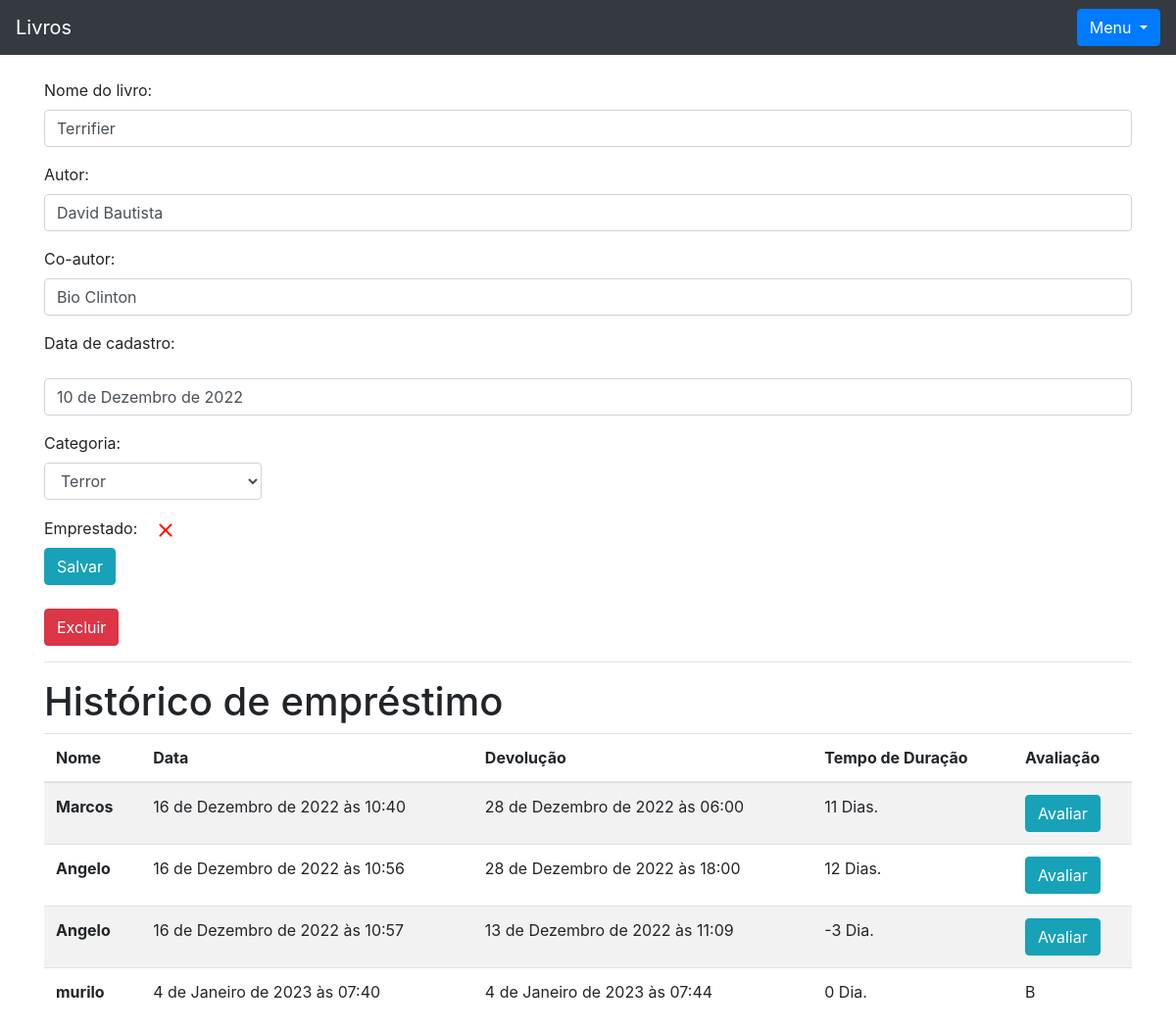
The app's page /livro/ver_livro/5 (signed in) with its own data.
### livro/models.py (models this page shows, shortened)
class Livros(models.Model):
    nome = models.CharField(max_length=100)
    autor = models.CharField(max_length=100)
    co_autor = models.CharField(max_length=100, blank=True, null=True)
    data_cadastro = models.DateField(default=date.today)
    emprestado = models.BooleanField(default=False)
    categoria = models.ForeignKey(Categoria, on_delete=models.DO_NOTHING)
    usuario = models.ForeignKey(Usuario, on_delete=models.DO_NOTHING)
    class Meta:
        verbose_name = 'Livro'

class Emprestimo(models.Model):
    choices_avaliacao = (
        ('P', 'Pessimo'),
        ('R', 'Ruim'),
        ('B', 'Bom'),
        ('M', 'Muito Bom'),
        ('O', 'Otimo')
    )
    nome_emprestado = models.ForeignKey(Usuario, on_delete=models.DO_NOTHING, blank=True, null=True)
    nome_emprestado_anonimo = models.CharField(max_length=100, blank=True, null=True)
    data_emprestimo = models.DateTimeField(default=datetime.datetime.now())
    data_devolucao = models.DateTimeField(blank=True, null=True)
    livro = models.ForeignKey(Livros, on_delete=models.DO_NOTHING)
    avaliacao = models.CharField(choices=choices_avaliacao, max_length=1, null=True, blank=True)

### usuarios/models.py (models this page shows)
class Usuario(models.Model):
    nome = models.CharField(max_length=100)
    email = models.EmailField()
    senha = models.CharField(max_length=64)
    def __str__(self) -> str:
        return self.nome

### livro/views.py (the view)
# urls.py: path('ver_livro/<int:id>', views.ver_livro, name='ver_livro'),
def ver_livro(request, id):
    if request.session.get('usuario'):
        livro = Livros.objects.get(id=id)
        if request.session.get('usuario') == livro.usuario.id:
            usuario = Usuario.objects.get(id=request.session['usuario'])
            categorias = Categoria.objects.filter(usuario_id = request.session.get('usuario'))
            emprestimos = Emprestimo.objects.filter(livro = livro)
            form = LivrosForm()
            form_categoria = CategoriaLivro()
            form.fields['usuario'].initial = request.session['usuario']
            form.fields['categoria'].queryset = Categoria.objects.filter(usuario = usuario)
            usuarios = Usuario.objects.all()
            livros_emprestar = Livros.objects.filter(usuario = usuario).filter(emprestado = False)
            livros_emprestados = Livros.objects.filter(usuario = usuario).filter(emprestado = True)
            return render(request, 'ver_livro.html', {'livro':livro, 'categorias':categorias, 'emprestimos':emprestimos,
            'usuario_logado':request.session.get('usuario'), 'form':form, 'categoria_form':form_categoria, 'usuarios':usuarios, 'livros_emprestar':livros_emprestar, 'livros_emprestados':livros_emprestados})
        else:
            return HttpResponse('Esse livro não te pertence')
    else:
        return redirect('/auth/login/?status=2')

### livro/forms.py
class LivrosForm(forms.ModelForm):
    class Meta:
        model = Livros
        fields = '__all__'
    def __init__(self, *args, **kwargs):
        super().__init__(*args, **kwargs)
        self.fields['usuario'].widget = forms.HiddenInput()

class CategoriaLivro(forms.Form):
    nome = forms.CharField(max_length=30)
    descricao = forms.CharField(max_length=100)
    def __init__(self, *args, **kwargs):
        super().__init__(*args, **kwargs)
        self.fields['descricao'].widget = forms.Textarea()

### livro/models.py (called while the page is built)
    def __str__(self) -> str:
        return self.nome

### livro/templatetags/filtros.py (called while the page is built)
@register.filter
def mostra_tempo(val1, val2):
    if isinstance(val1, datetime) and isinstance(val2, datetime):
        dias = (val1 - val2).days
        if dias > 1:
            return f'{(val1 - val2).days} Dias.'
        return f'{(val1 - val2).days} Dia.'
    return "Ainda não foi devolvido"

### livro/templates/ver_livro.html (shortened to what this page needs)
{% extends 'base.html' %}
{% load filtros %}
{% block conteudo %}
    <div class="container">
        <br>
        <form action="{% url 'alterar_livro' %}" method="POST">
            <p>
                <label>Nome do livro:</label>
                <input class="form-control" value="{{livro.nome}}" type="text" name="nome_livro">
            </p>
            <p>
                <label>Autor:</label>
                <input class="form-control" value="{{livro.autor}}" type="text" name="autor_livro">
            </p>
            <p>
                <label>Co-autor:</label>
                <input class="form-control" value="{{livro.co_autor}}" type="text" name="co_autor_livro">
            </p>
            <p>
                <label>Data de cadastro:</label>
                <p class="form-control">{{livro.data_cadastro}}</p>
            </p>
            <p>
                <label>Categoria:&nbsp;&nbsp;</label>
                <select name="categoria" class="form-control" style="width: 20%;">
                    {% for categoria in categorias %}
                        {% if livro.categoria == categoria %}
                            <option selected value="{{categoria.id}}">{{categoria}}</option>
                        {% else %}
                            <option value="{{categoria.id}}">{{categoria}}</option>
                        {% endif %}
                    {% endfor %}
                </select>
            </p>
            <label>Emprestado:&nbsp;&nbsp;</label>
            <br>
            <input type="submit" value="Salvar" class="btn btn-info">
        </form>
        <br>
        <a><button type="button" data-toggle="modal" data-target="#exampleModal2" class="btn btn-danger">
            Excluir
        </button></a>
        <hr>
        <h1>Histórico de empréstimo</h1>
        <table class="table table-striped">
            <thead>
                <tr>
                    <th scope="col">Nome</th>
                    <th scope="col">Data</th>
                    <th scope="col">Devolução</th>
                    <th scope="col">Tempo de Duração</th>
                    <th scope="col">Avaliação</th>
                </tr>
            </thead>
            <tbody>
                {% for emprestimo in emprestimos %}
                    <tr>
                        {% if emprestimo.nome_emprestado_anonimo == None %}
                            <th scope="row">{{emprestimo.nome_emprestado}}</th>
                        {% else %}
                            <th scope="row">{{emprestimo.nome_emprestado_anonimo}}</th>
                        {% endif %}
                        <td>{{emprestimo.data_emprestimo}}</td>
                        <td>{{emprestimo.data_devolucao}}</td>
                        <td>{{emprestimo.data_devolucao|mostra_tempo:emprestimo.data_emprestimo}}</td>
                        <td>
                            {% if emprestimo.avaliacao == None %}
                                <button class="btn btn-info" data-toggle="modal" data-target="#exampleModal4" type="button" data-emprestimo="{{emprestimo.id}}" onclick="define_avaliacao({{livro.id}})">Avaliar</button>
                            {% else %}
                                {{emprestimo.avaliacao}}
                            {% endif %}
                        </td>
                    </tr>
                {% endfor %}
            </tbody>
        </table>
    </div>
{% endblock %}

### records on screen
Livros: nome_livro "Terrifier", autor_livro "David Bautista", co_autor_livro "Bio Clinton", data_cadastro "10 de Dezembro de 2022"
Emprestimo: nome_emprestado_anonimo "Marcos", data_emprestimo "16 de Dezembro de 2022 às 10:40", data_devolucao "28 de Dezembro de 2022 às 06:00", data_devolucao|mostra_tempo "11 Dias."
Emprestimo: nome_emprestado_anonimo "Angelo", data_emprestimo "16 de Dezembro de 2022 às 10:56", data_devolucao "28 de Dezembro de 2022 às 18:00", data_devolucao|mostra_tempo "12 Dias."
Emprestimo: nome_emprestado_anonimo "Angelo", data_emprestimo "16 de Dezembro de 2022 às 10:57", data_devolucao "13 de Dezembro de 2022 às 11:09", data_devolucao|mostra_tempo "-3 Dia."
Emprestimo: nome_emprestado "murilo", data_emprestimo "4 de Janeiro de 2023 às 07:40", data_devolucao "4 de Janeiro de 2023 às 07:44", data_devolucao|mostra_tempo "0 Dia.", avaliacao "B"

### other values on screen
form field categoria "Terror"
